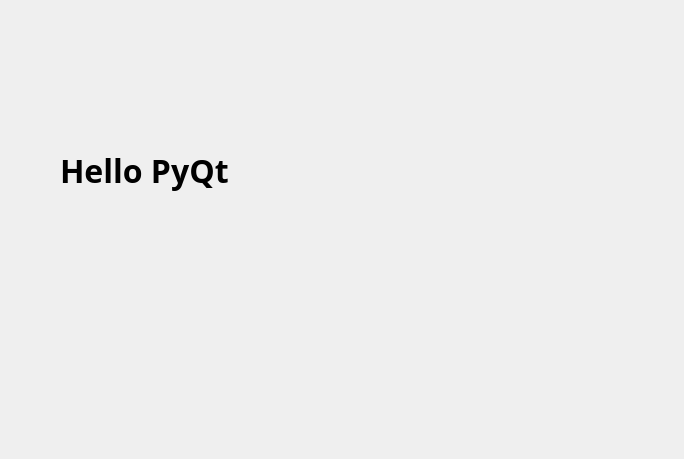
<?xml version="1.0" encoding="UTF-8"?>
<ui version="4.0">
 <class>Dialog</class>
 <widget class="QDialog" name="Dialog">
  <property name="geometry">
   <rect>
    <x>0</x>
    <y>0</y>
    <width>684</width>
    <height>459</height>
   </rect>
  </property>
  <property name="windowTitle">
   <string>Dialog</string>
  </property>
  <widget class="QLabel" name="label">
   <property name="geometry">
    <rect>
     <x>60</x>
     <y>100</y>
     <width>391</width>
     <height>141</height>
    </rect>
   </property>
   <property name="font">
    <font>
     <family>맑은 고딕</family>
     <pointsize>24</pointsize>
     <weight>75</weight>
     <bold>true</bold>
    </font>
   </property>
   <property name="text">
    <string>Hello PyQt</string>
   </property>
  </widget>
 </widget>
 <resources/>
 <connections/>
</ui>
